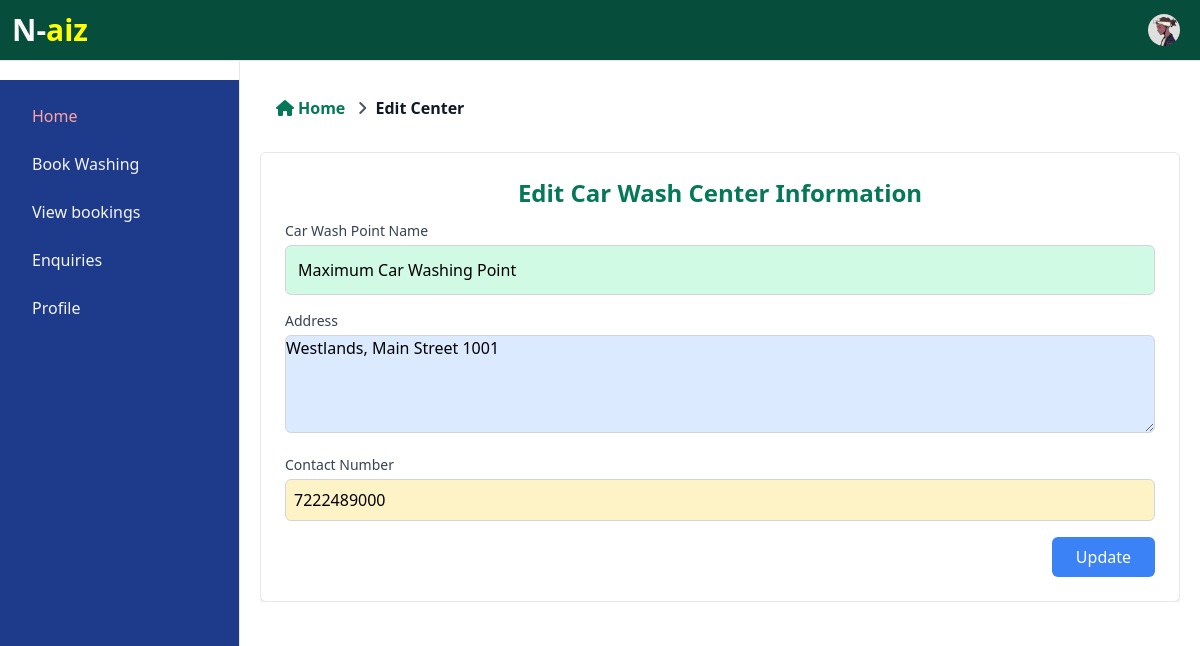
Screenshot of /admin/editcar-washpoint.php?wpid=1 (signed in) with the database file from the repository.
### tables this page shows
CREATE TABLE `tblwashingpoints` (
  `id` int(11) NOT NULL,
  `washingPointName` varchar(255) DEFAULT NULL,
  `washingPointAddress` varchar(255) DEFAULT NULL,
  `contactNumber` bigint(20) DEFAULT NULL,
  `creationDate` timestamp NOT NULL DEFAULT CURRENT_TIMESTAMP
);

### admin/editcar-washpoint.php (the view, shortened to what this page needs)
<?php
include('includes/config.php');
if (strlen($_SESSION['alogin']) == 0) {
    header('location:index.php');
} else {
?>
    <!DOCTYPE HTML>
    <html>
    <head>
        <link href="css/style.css" rel="stylesheet" type="text/css" />
        <link href="https://cdn.jsdelivr.net/npm/tailwindcss@2.2.19/dist/tailwind.min.css" rel="stylesheet">
        <link href="https://cdnjs.cloudflare.com/ajax/libs/font-awesome/5.15.4/css/all.min.css" rel="stylesheet">
        <link href="css/font-awesome.css" rel="stylesheet">
    </head>
    <body>
        <?php include('includes/header.php'); ?>
        <div class="flex">
            <div class="w-1/5 bg-gray-200">
                <?php include('includes/sidebar.php'); ?>
            </div>
            <div class="w-4/5 bg-white py-4 px-5">
                <div class="px-4 py-8">
                    <ol class="breadcrumb flex items-center text-gray-500">
                        <li class="mr-2">
                            <a href="dashboard.php" class="text-green-700 hover:text-blue-600 font-bold "> <i class="fas fa-home mr-1"></i>Home </a>
                        </li>
                        <li>
                            <i class="fas fa-angle-right text-gray-600 mx-1"></i>
                            <span class="text-gray-900 font-bold ">Edit Center</span>
                        </li>
                    </ol>
                </div>
                <div class="overflow-x-auto">
                    <div class="grid grid-cols-1 lg:grid-cols-2 gap-4">
                        <div class="bg-white rounded-md shadow-md p-6 border border-gray-200 lg:col-span-2">
                            <h3 class="text-2xl font-bold mb-3 text-green-700 text-center">Edit Car Wash Center Information</h3>
                            <?php
                            $id = $_GET['wpid'];
                            $sql = "SELECT * FROM tblwashingpoints WHERE id='$id'";
                            $query = $dbh->prepare($sql);
                            $query->execute();
                            $results = $query->fetchAll(PDO::FETCH_OBJ);
                            foreach ($results as $result) {
                            ?>
                                <div class="tab-content">
                                    <div class="tab-pane active" id="horizontal-form">
                                        <form class="w-full" name="washingpoint" method="post" enctype="multipart/form-data">
                                            <div class="mb-4">
                                                <label for="washingpointname" class="block text-sm font-medium text-gray-700">Car Wash Point Name</label>
                                                <input type="text" class="form-input mt-1 w-full border border-gray-300 p-3 rounded-md bg-green-100" name="washingpointname" id="washingpointname" value="<?php echo htmlentities($result->washingPointName); ?>" required>
                                            </div>
                                            <div class="mb-4">
                                                <label for="address" class="block text-sm font-medium text-gray-700">Address</label>
                                                <textarea class="form-textarea mt-1 w-full border border-gray-300 rounded-md bg-blue-100" name="address" id="address" placeholder="Address" required rows="4"><?php echo htmlentities($result->washingPointAddress); ?></textarea>
                                            </div>
                                            <div class="mb-4">
                                                <label for="contactno" class="block text-sm font-medium text-gray-700">Contact Number</label>
                                                <input type="text" class="form-input mt-1 w-full border border-gray-300 rounded-md bg-yellow-100 p-2" name="contactno" id="contactno" value="<?php echo htmlentities($result->contactNumber); ?>" required>
                                            </div>
                                            <div class="flex justify-end">
                                                <button type="submit" name="submit" class="px-6 py-2 bg-blue-500 text-white rounded-md hover:bg-blue-600">Update</button>
                                            </div>
                                        </form>
                                    </div>
                                </div>
                            <?php } ?>
                        </div>
                    </div>
                </div>
            </div>
        </div>
    </body>
    </html>
<?php } ?>

### rows the page displays
tblwashingpoints: washingpointname "Maximum Car Washing Point", address "Westlands, Main Street 1001", contactno "7222489000"
